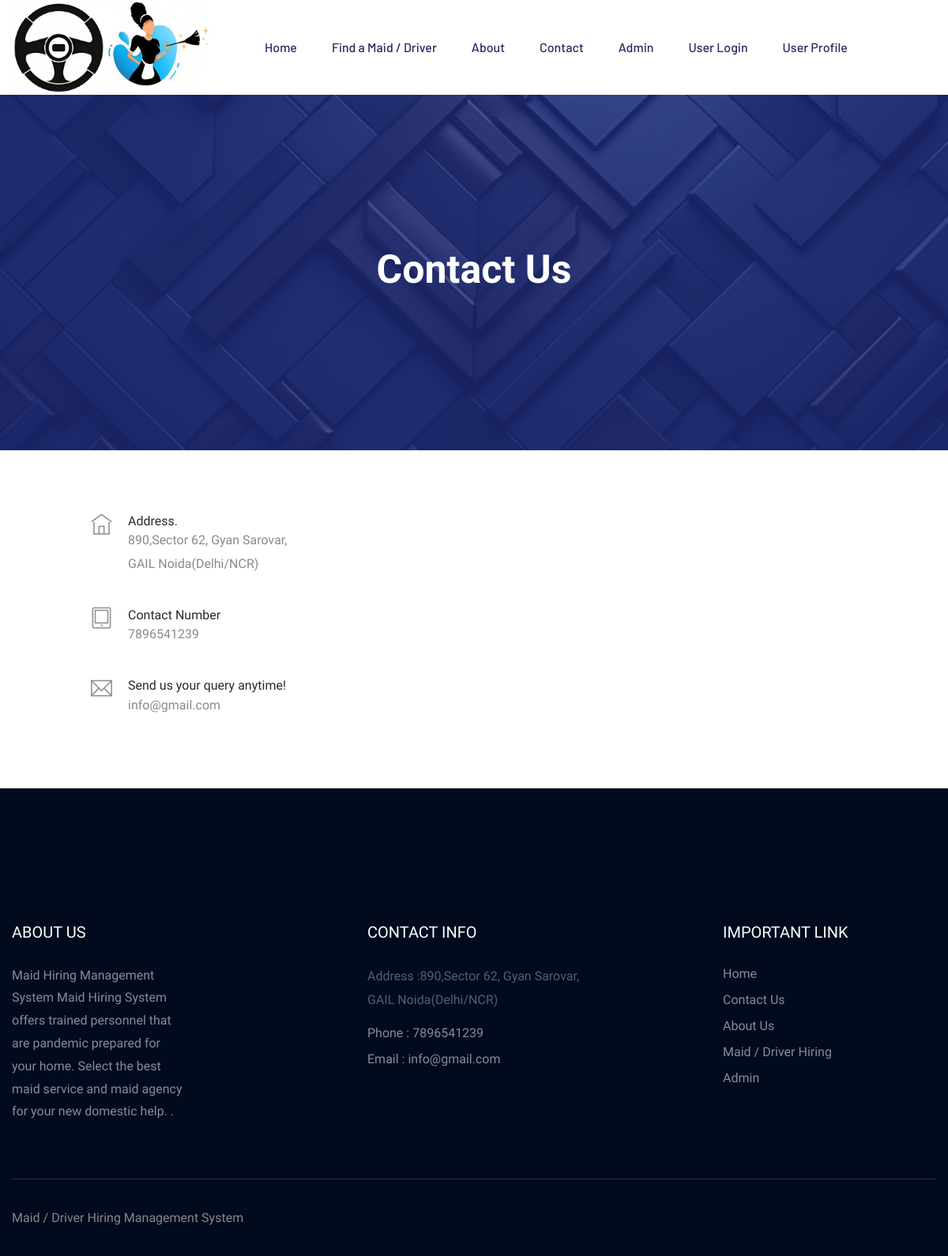
The page /contact.php on the database its author committed.
### tables this page shows
CREATE TABLE `tblpage` (
  `ID` int(10) NOT NULL,
  `PageType` varchar(200) DEFAULT NULL,
  `PageTitle` mediumtext DEFAULT NULL,
  `PageDescription` mediumtext DEFAULT NULL,
  `Email` varchar(200) DEFAULT NULL,
  `MobileNumber` bigint(10) DEFAULT NULL,
  `UpdationDate` date DEFAULT NULL,
  `Timing` varchar(200) NOT NULL
);

### contact.php (the view, shortened to what this page needs)
<?php
include('includes/dbconnection.php');
?>
<!doctype html>
<html class="no-js" lang="zxx">
<head>
        <link rel="stylesheet" href="assets/css/bootstrap.min.css">
        <link rel="stylesheet" href="assets/css/owl.carousel.min.css">
        <link rel="stylesheet" href="assets/css/slicknav.css">
        <link rel="stylesheet" href="assets/css/price_rangs.css">
        <link rel="stylesheet" href="assets/css/animate.min.css">
        <link rel="stylesheet" href="assets/css/magnific-popup.css">
        <link rel="stylesheet" href="assets/css/fontawesome-all.min.css">
        <link rel="stylesheet" href="assets/css/themify-icons.css">
        <link rel="stylesheet" href="assets/css/themify-icons.css">
        <link rel="stylesheet" href="assets/css/slick.css">
        <link rel="stylesheet" href="assets/css/nice-select.css">
        <link rel="stylesheet" href="assets/css/style.css">
        <link rel="stylesheet" href="assets/css/responsive.css">
</head>
<body>
   <?php include_once('includes/header.php');?>
    <div class="slider-area ">
        <div class="single-slider section-overly slider-height2 d-flex align-items-center" data-background="assets/img/hero/new_about.jpg">
            <div class="container">
                <div class="row">
                    <div class="col-xl-12">
                        <div class="hero-cap text-center">
                            <h2>Contact us</h2>
                        </div>
                    </div>
                </div>
            </div>
        </div>
    </div>
    <section class="contact-section">
            <div class="container">
                <div class="row">
                    <div class="col-lg-3 offset-lg-1">
                        <?php
$sql="SELECT * from tblpage where PageType='contactus'";
$query = $dbh -> prepare($sql);
$query->execute();
$results=$query->fetchAll(PDO::FETCH_OBJ);
$cnt=1;
if($query->rowCount() > 0)
{
foreach($results as $row)
{               ?>
                        <div class="media contact-info">
                            <span class="contact-info__icon"><i class="ti-home"></i></span>
                            <div class="media-body">
                                <h3>Address.</h3>
                                <p><?php  echo htmlentities($row->PageDescription);?></p>
                            </div>
                        </div>
                        <div class="media contact-info">
                            <span class="contact-info__icon"><i class="ti-tablet"></i></span>
                            <div class="media-body">
                                <h3>Contact Number</h3>
                                <p><?php  echo htmlentities($row->MobileNumber);?></p>
                            </div>
                        </div>
                        <div class="media contact-info">
                            <span class="contact-info__icon"><i class="ti-email"></i></span>
                            <div class="media-body">
                                <h3>Send us your query anytime!</h3>
                                <p><?php  echo htmlentities($row->Email);?></p>
                               <?php $cnt=$cnt+1;}} ?>
                            </div>
                        </div>
                    </div>
                </div>
            </div>
        </section>
    <?php include_once('includes/footer.php');?>
    </body>
    </html>

### includes/footer.php (shortened to what this page needs)
<?php
include('includes/dbconnection.php');
?>
<footer>
        <div class="footer-area footer-bg footer-padding">
            <div class="container">
                <div class="row d-flex justify-content-between">
                    <div class="col-xl-3 col-lg-3 col-md-4 col-sm-6">
                       <div class="single-footer-caption mb-50">
                         <div class="single-footer-caption mb-30">
                             <div class="footer-tittle">
                                <?php
$sql="SELECT * from tblpage where PageType='aboutus'";
$query = $dbh -> prepare($sql);
$query->execute();
$results=$query->fetchAll(PDO::FETCH_OBJ);
$cnt=1;
if($query->rowCount() > 0)
{
foreach($results as $row)
{               ?>
                                 <h4><?php  echo htmlentities($row->PageTitle);?></h4>
                                 <div class="footer-pera">
                                     <p><?php  echo $row->PageDescription;?>.</p><?php $cnt=$cnt+1;}} ?>
                                </div>
                             </div>
                         </div>
                       </div>
                    </div>
                    <div class="col-xl-3 col-lg-3 col-md-4 col-sm-5">
                        <div class="single-footer-caption mb-50">
                            <div class="footer-tittle">
                                <h4>Contact Info</h4>
                                <ul>
                                    <?php
$sql="SELECT * from tblpage where PageType='contactus'";
$query = $dbh -> prepare($sql);
$query->execute();
$results=$query->fetchAll(PDO::FETCH_OBJ);
$cnt=1;
if($query->rowCount() > 0)
{
foreach($results as $row)
{               ?>
                                    <li>
                                    <p>Address :<?php  echo htmlentities($row->PageDescription);?></p>
                                    </li>
                                    <li><a href="#">Phone : <?php  echo htmlentities($row->MobileNumber);?></a></li>
                                    <li><a href="#">Email : <?php  echo htmlentities($row->Email);?></a></li><?php $cnt=$cnt+1;}} ?>
                                </ul>
                            </div>
                        </div>
                    </div>
                    <div class="col-xl-3 col-lg-3 col-md-4 col-sm-5">
                        <div class="single-footer-caption mb-50">
                            <div class="footer-tittle">
                                <h4>Important Link</h4>
                                <ul>
                                    <li><a href="index.php"> Home</a></li>
                                    <li><a href="contact.php">Contact Us</a></li>
                                    <li><a href="about.php">About Us</a></li>
                                    <li><a href="maid-hiring.php">Maid / Driver Hiring</a></li>
                                    <li><a href="admin/login.php">Admin</a></li>
                                </ul>
                            </div>
                        </div>
                    </div>
                </div>
            </div>
        </div>
        <div class="footer-bottom-area footer-bg">
            <div class="container">
                <div class="footer-border">
                     <div class="row d-flex justify-content-between align-items-center">
                         <div class="col-xl-10 col-lg-10 ">
                             <div class="footer-copy-right">
                                 <p>
   Maid / Driver Hiring Management System
 </p>
                             </div>
                         </div>
                     </div>
                </div>
            </div>
        </div>
    </footer>

### rows shown on the page
tblpage: PageDescription "890,Sector 62, Gyan Sarovar, GAIL Noida(Delhi/NCR)", MobileNumber "7896541239", Email "info@gmail.com"
tblpage: PageTitle "ABOUT US", PageDescription "Maid Hiring Management System Maid Hiring System offers trained personnel that are pandemic prepared for your home. Select the best maid service and maid agency for your new domestic help."

### other values the page prints
$loginButtonText "User Login"
